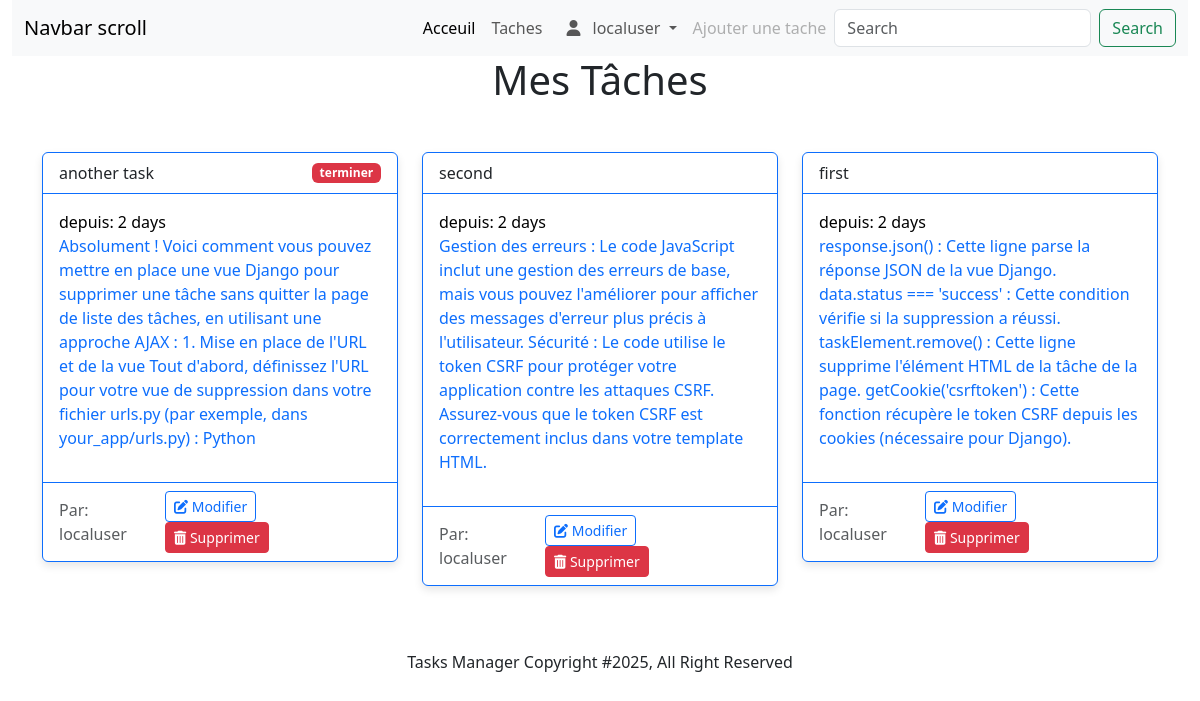
/task/task_by_user/1 (signed in), run on an earlier commit of the app's database.
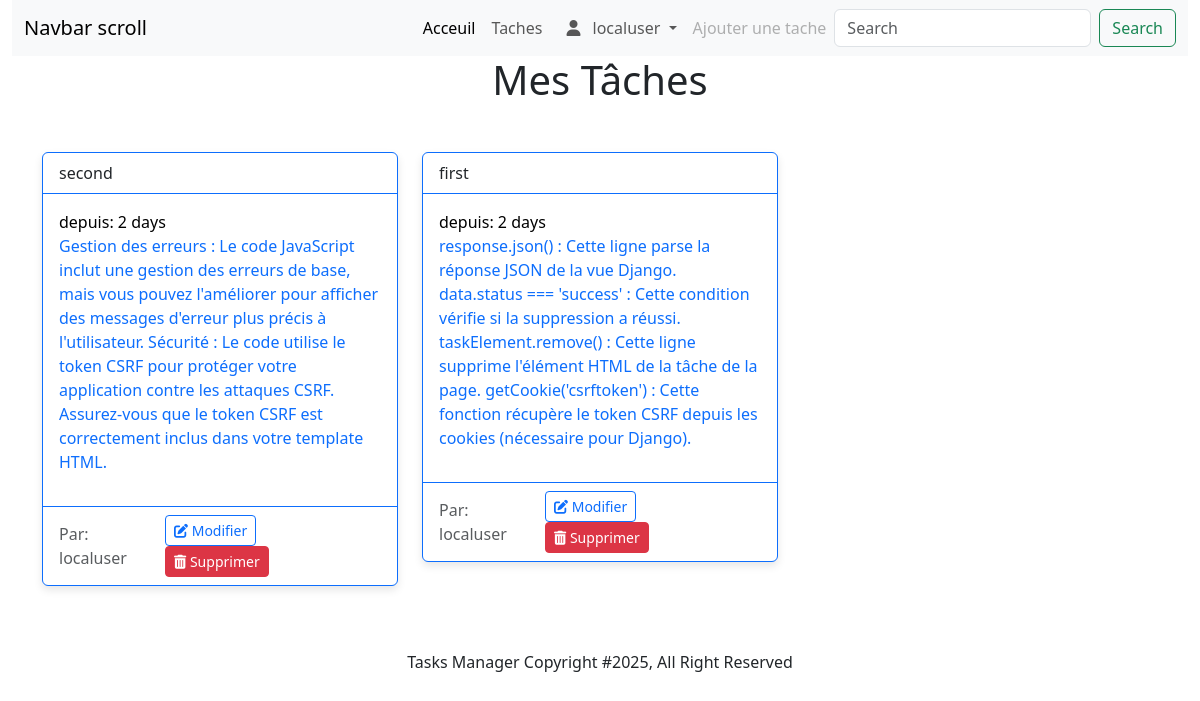
And on a later commit of the database.
### task/models.py (models this page shows, shortened)
class Task(models.Model):
    title = models.CharField(max_length=255)
    content = models.TextField(blank=True, null=True)
    status_choices = [
        ("terminer", "Terminer"),
        ("encours", "En cours"),
    ]
    status = models.CharField(max_length=20, choices=status_choices, default="encours") # Added status field
    created = models.DateTimeField(auto_now=True)
    updated = models.DateTimeField(auto_now_add=True)
    author = models.ForeignKey(User, on_delete=models.CASCADE)
    class Meta:
        ordering = ["-created"]

### home/models.py (models this page shows, shortened)
class User(AbstractUser):
	profile_pic = models.ImageField(upload_to = "profile_pic", default = "img/profile_pic")

### task/views.py (the view)
# urls.py: path('task_by_user/<int:user_id>', views.task_by_user, name='task_by_user'),
@login_required
def task_by_user(request, user_id):
	user = get_object_or_404(User, pk = user_id)
	tasks = Task.objects.filter(author = user)
	context = {
		"tasks": tasks
	}
	return render(request, "task/task_by_user.html", context)

### templates/task/task_by_user.html (shortened to what this page needs)
{% extends "base.html" %}
{% load static %}
{% block content %}
    <h1 class="h1 text-center">Mes Tâches</h1>
    <div class="container mt-5">
        <div class="row row-cols-1 row-cols-md-3 g-4">
            {% for task in tasks %}
                <div class="col" id="task-{{ task.id }}">
                    <div class="card border-primary mb-3">
                        <div class="card-header bg-transparent border-primary d-flex justify-content-between align-items-center">
                            <span>{{ task.title }}</span>
                            <span class="badge {% if task.status == 'encours' %} btn-sucess {% else %} bg-danger {% endif %}">{{ task.status }}</span>
                        </div>
                        <div class="card-body text-primary">
                            <span class="card-title text-black my-2">depuis: {{ task.created|timesince }}</span>
                            <p>{{ task.content }}</p>
                        </div>
                        <div class="card-footer bg-transparent border-primary d-flex justify-content-between align-items-center">
                            <span class="text-muted">Par: {{ task.author.username }}</span>
                            <div>
                                <button type="button" class="btn btn-sm btn-outline-primary me-2"><i class="fas fa-edit"></i> Modifier</button>
                                <button type="button" class="btn btn-sm btn-danger" onclick="deleteTask({{ task.id }})"><i class="fas fa-trash-alt"></i> Supprimer</button>
                            </div>
                        </div>
                    </div>
                </div>
            {% endfor %}
        </div>
    </div>
{% endblock %}
{% block css %}
    <link rel="stylesheet" type="text/css" href="{% static 'css/task/styles.css' %}">
{% endblock %}

What changed in the data, as far as the page shows it:
removed Task: title "another task", status "terminer", created "2 days", content "Absolument ! Voici comment vous pouvez mettre en place une vue Django pour supprimer une tâche sans quitter la page de liste des tâches, en utilisant une approche AJAX : 1. Mise en place de l'URL et de la vue Tout d'abord, définissez l'URL pour votre vue de suppression dans votre fichier urls.py (par exemple, dans your_app/urls.py) : Python", author.username "localuser"
